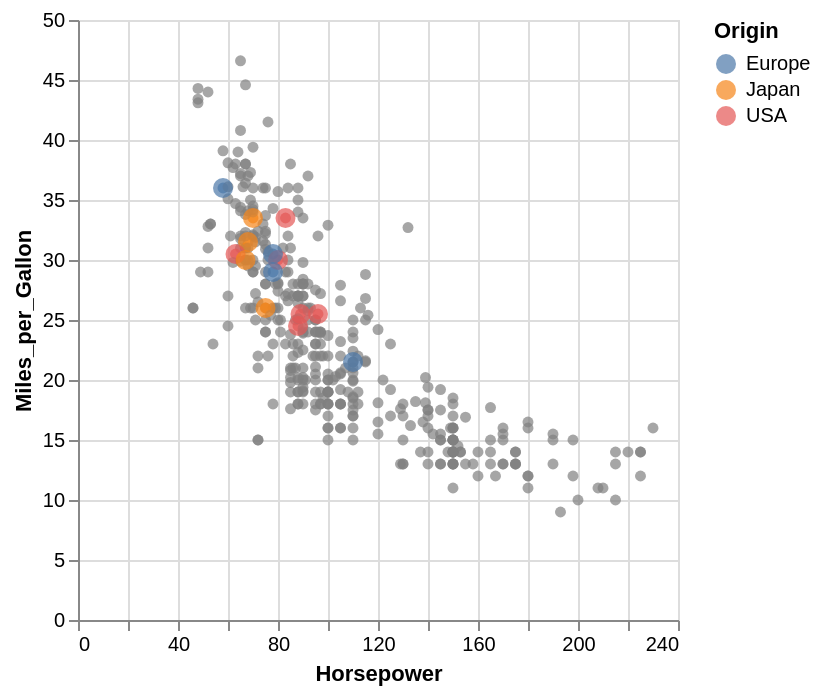

Here is the Vega-Lite specification saved for this chart:
### Vega-Lite specification from a JSON file in a GitHub repository (floating-point values rounded to 4 significant figures; data arrays with more than 128 entries replaced by an {"elided": "..."} marker saying what was removed)
{"$schema": "https://vega.github.io/schema/vega-lite/v4.json", "description": "Drag the sliders to highlight points.", "data": {"values": {"elided": "406 records"}}, "transform": [{"calculate": "year(datum.Year)", "as": "Year"}], "layer": [{"selection": {"CylYr": {"type": "single", "fields": ["Cylinders", "Year"], "init": {"Cylinders": 4, "Year": 1977}, "bind": {"Cylinders": {"input": "range", "min": 3, "max": 8, "step": 1}, "Year": {"input": "range", "min": 1969, "max": 1981, "step": 1}}}}, "mark": "circle", "encoding": {"x": {"field": "Horsepower", "type": "quantitative"}, "y": {"field": "Miles_per_Gallon", "type": "quantitative"}, "color": {"condition": {"selection": "CylYr", "field": "Origin", "type": "nominal"}, "value": "grey"}}}, {"transform": [{"filter": {"selection": "CylYr"}}], "mark": "circle", "encoding": {"x": {"field": "Horsepower", "type": "quantitative"}, "y": {"field": "Miles_per_Gallon", "type": "quantitative"}, "color": {"field": "Origin", "type": "nominal"}, "size": {"value": 100}}}]}
